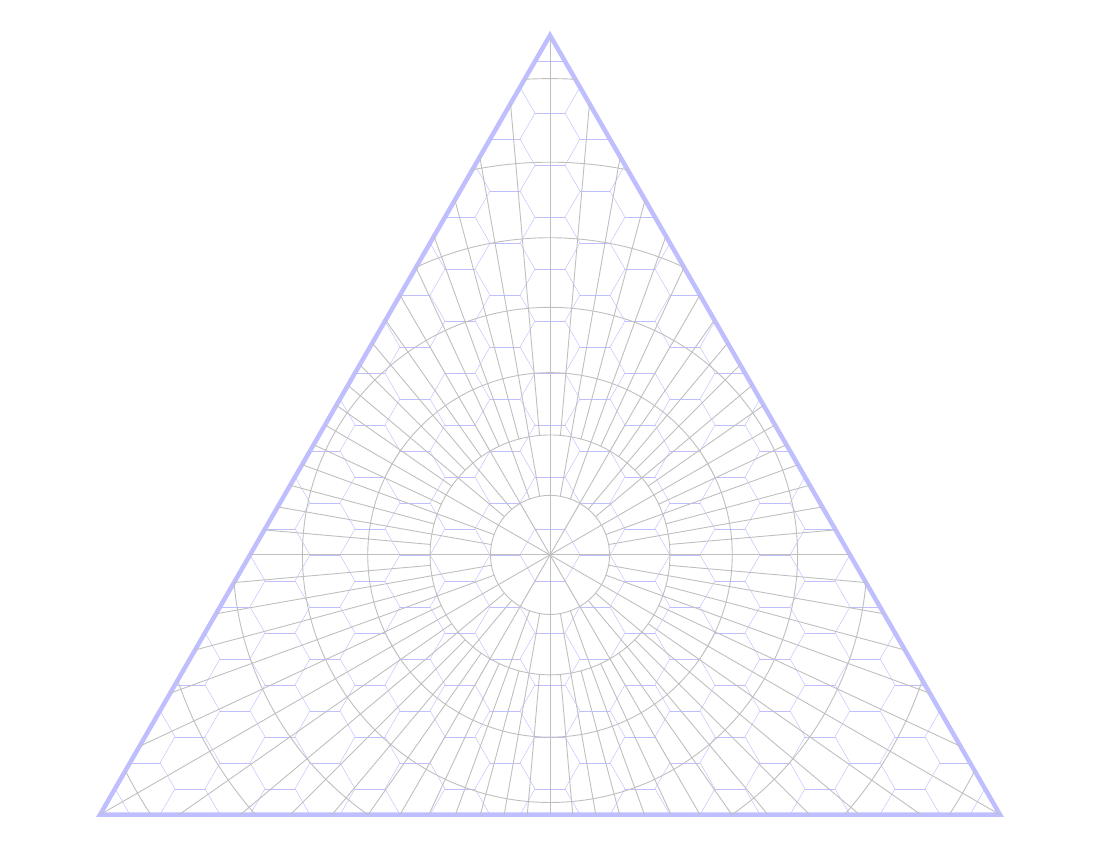

This chart was generated by the following Python code:
import sympy as s

from util.pdf import get_letter_canvas, draw_hexes

from util.circle import three_point_circle

from util.polyhedron import Icosahedron
from util.mapping import sx, sy, face_mappings
from util.space import rot_x, rot_y, rot_z, vector_3d, zero_3d, to_rad
from util.space import two_point_line
from util.space import line_plane_intersect


_rt3 = s.sqrt(3).evalf()
_pi = s.pi.evalf()

def make_map( filename ):

    def _sphere_to_cart( theta, phi ):
        return vector_3d( \
            s.sin( theta ) * s.cos( phi ), \
            s.cos( theta ), \
            s.sin( theta ) * s.sin( phi ) )

    def _draw_this_circle( c, Circle ):
        pass
    
    def _draw_latitude_circle( c, latitude ):    
        pass
    
    def _draw_longitude_circle( c, longitude ):
        pass


    # set up our triangle
    c = get_letter_canvas( filename )

    # hex grid
    c.setStrokeColor( (0.75, 0.75, 1) )
    # c.setLineWidth( 0.001 )
    # draw_hexes( c, 2 )
    c.setLineWidth( 0.0005 )
    draw_hexes( c, 10 )

    c.setStrokeColor( (0.75,0.75,0.75) )
    d20 = Icosahedron( numeric = True )
    d20.rotate_vertices( rot_x( -s.atan2( s.GoldenRatio-1, s.GoldenRatio ).evalf() ) )
    d20.make_faces()
    mappings = face_mappings( d20 )

    face_plane = d20.faces[0].plane
    rot_mat = mappings.face_dict['a'][0]
 
    for lat in range( 0, 40, 5 ):
        if lat % 5:
            c.setLineWidth( 0.0005 )
        else:
            c.setLineWidth( 0.001 )

        lat_rad = to_rad( lat ).evalf()
        try:
            point = line_plane_intersect( two_point_line( zero_3d, _sphere_to_cart( lat_rad, 0 ) ), face_plane )
            mp1 = point.multiply( rot_mat )
            point = line_plane_intersect( two_point_line( zero_3d, _sphere_to_cart( lat_rad, _pi/2 ) ), face_plane )
            mp2 = point.multiply( rot_mat )
            point = line_plane_intersect( two_point_line( zero_3d, _sphere_to_cart( lat_rad, -_pi/2 ) ), face_plane )
            mp3 = point.multiply( rot_mat )
            
            the_circle = three_point_circle( mp1[0], mp1[1], mp2[0], mp2[1], mp3[0], mp3[1] )
            c.circle( the_circle.x0, the_circle.y0, the_circle.radius, fill=0, stroke=1 )
            
        except:
            pass
  
    for lon in range( 0, 360, 5 ):
    
        if lon % 5:
            c.setLineWidth( 0.0005 )
        else:
            c.setLineWidth( 0.001 )
        
        try:
            point = line_plane_intersect( two_point_line( _sphere_to_cart( _pi/4, to_rad( lon).evalf() ), zero_3d ), face_plane )
            mp1 = point.multiply( rot_mat )
            
            end_pt = _pi/9
            if (lon % 5) == 0:
                end_pt = _pi/18
            if (lon % 10) == 0:
                end_pt = _pi/36
            if (lon % 30) == 0:
                end_pt = 0
            
            point = line_plane_intersect( two_point_line( _sphere_to_cart( end_pt, to_rad( lon).evalf() ), zero_3d ), face_plane )
            mp2 = point.multiply( rot_mat )
            c.line( mp1[0], mp1[1], mp2[0], mp2[1] )
            
        except:
            pass
            
        


    c.showPage()
    c.save()
    
if __name__ == '__main__':
    make_map( "panel_a.pdf" )        
